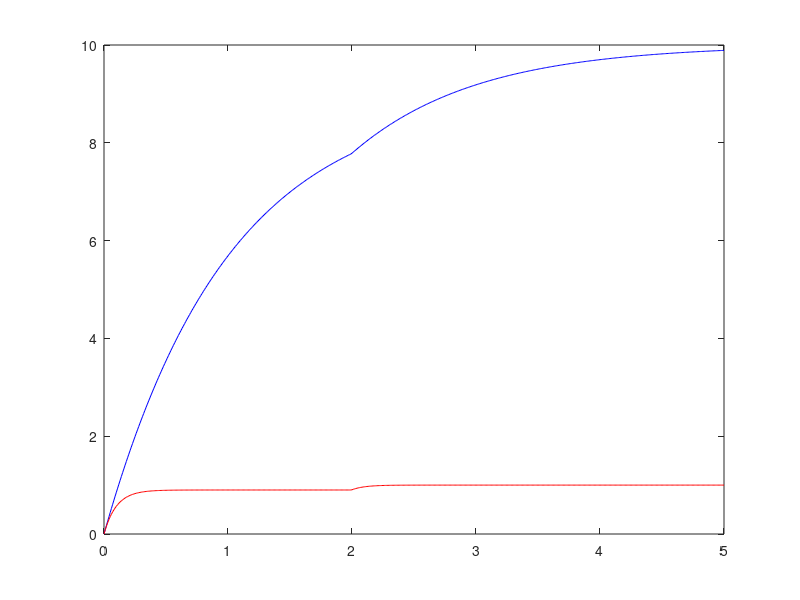

MATLAB code for this plot: (Note: this script raises an error after producing the figure.)
%% Introduction to Control Systems
% *Open-loop vs. closed-loop: the two ways to make a system behave.*
%
% Ogata, _Modern Control Engineering_, Ch. 1.
%
% This is the starting point for the whole collection. In this tutorial
% you will:
%
% * contrast *open-loop* and *closed-loop (feedback)* control,
% * see why feedback rejects disturbances that open-loop control cannot, and
% * meet the canonical unity-feedback block diagram used throughout.
%
% Step through with *Ctrl+Enter*, or render a report with |publish|.
%
% A *control system* is an interconnection of components that regulates
% its own behavior or that of another system, typically to achieve a
% desired output. The two fundamental architectures are *open-loop* and
% *closed-loop (feedback)* control.

%% Open-Loop Control
% An open-loop system computes its actuating signal from the reference
% input alone, with no measurement of the actual output:
%
% $$U(s) = G_cR(s)$$
%
% $$Y(s) = G(s)G_cR(s)$$
%
% Open-loop control is simple and stable (no feedback loop to
% destabilize), but it has *no mechanism to correct for disturbances or
% plant uncertainty* -- the output tracks the reference only as well as
% the model $G(s)$ is known.

%% Closed-Loop (Feedback) Control
% A closed-loop system measures the output $y(t)$, forms the error
% $e(t)=r(t)-y(t)$, and drives the actuator from that error:
%
% $$\frac{Y(s)}{R(s)} = \frac{G_c(s)G(s)}{1+G_c(s)G(s)H(s)}$$
%
% where $H(s)$ is the sensor/feedback transfer function (often $H=1$ for
% unity feedback). Feedback trades some complexity and the possibility of
% instability for the ability to *automatically correct for disturbances
% and modeling error*, provided the loop is properly designed.

%% Example: Plant Subject to a Load Disturbance
% Compare open-loop and closed-loop (unity-feedback, proportional
% control) responses to a step reference *and* a step disturbance
% entering at the plant input, for $G(s)=\frac{1}{s+1}$.
G = tf(1,[1 1]);
Kp = 9;   % proportional gain for the closed-loop case

% Open-loop: u = Kp*r directly, no correction for disturbance d
sys_ol_r = Kp*G;            % reference path
sys_ol_d = G;                % disturbance path (unity gain into plant)

% Closed-loop: e = r - y, u = Kp*e + d enters at plant input
sys_cl_r = feedback(Kp*G,1);          % reference -> output
sys_cl_d = feedback(G,Kp);            % disturbance -> output

t = 0:0.01:5;
r = ones(size(t));
d_step_time = 2;   % disturbance step applied at t=2
d = double(t>=d_step_time);

y_ol = lsim(sys_ol_r,r,t) + lsim(sys_ol_d,d,t);
y_cl = lsim(sys_cl_r,r,t) + lsim(sys_cl_d,d,t);

figure
plot(t,y_ol,'b',t,y_cl,'r')
hold on
xline(d_step_time,'k:','disturbance applied')
hold off
legend('Open-loop','Closed-loop (feedback)','Interpreter','latex','FontSize',14)
title('Disturbance Rejection: Open-Loop vs. Closed-Loop','Interpreter','latex','FontSize',20)
ylabel('$y(t)$','Interpreter','latex','FontSize',20)
set(get(gca, 'YLabel'), 'Rotation', 0)
xlabel('$t$','Interpreter','latex','FontSize',20)

%%
% The open-loop response permanently shifts after the disturbance hits
% (nothing measures or corrects for it); the closed-loop response is
% pulled back toward the reference because the error signal $e=r-y$
% picks up the deviation and the controller acts on it.
ess_ol = y_ol(end) - 1;
ess_cl = y_cl(end) - 1;
fprintf('Steady-state error after disturbance -- open-loop: %.4f, closed-loop: %.4f\n', ...
    ess_ol, ess_cl)

%% What Changed: Disturbance-Induced Steady-State Error
% Quantify the "after the disturbance" error for each architecture: the
% open loop passes the full disturbance through to the output, while
% feedback rejects most of it -- the whole reason to close the loop.
figure
bar([abs(ess_ol) abs(ess_cl)])
set(gca,'XTickLabel',{'Open-loop','Closed-loop'})
grid on
title('What Changed: Steady-State Error After Disturbance','Interpreter','latex','FontSize',15)
ylabel('$|e_{ss}|$','Interpreter','latex','FontSize',18)
set(get(gca, 'YLabel'), 'Rotation', 0)

%% Canonical Feedback Block Diagram
% The standard unity-feedback diagram analyzed throughout this repository
% is: reference $R(s)\to$ summing junction (error $E=R-Y$) $\to$
% controller $G_c(s)\to$ plant $G(s)\to$ output $Y(s)$, fed back to the
% summing junction. MATLAB's `feedback` function implements exactly this
% reduction:
%
% $$T(s) = \mathrm{feedback}(G_cG,1) = \frac{G_cG}{1+G_cG}$$
Gc = tf(Kp,1);
T = feedback(Gc*G,1);
figure
step(T)
title('Canonical Closed-Loop Step Response','Interpreter','latex','FontSize',20)
ylabel('$y(t)$','Interpreter','latex','FontSize',20)
set(get(gca, 'YLabel'), 'Rotation', 0)
xlabel('$t$','Interpreter','latex','FontSize',20)

%%
% This canonical loop -- and its state-space, root-locus, and
% frequency-domain analysis counterparts -- is developed in depth in the
% topic directories of this repository: |Mathematical Models/|,
% |Transient and Steady-State/|, |Root-Locus/|, |Frequency-Response/|,
% |PID Controllers/|, and |State-Space/|.
